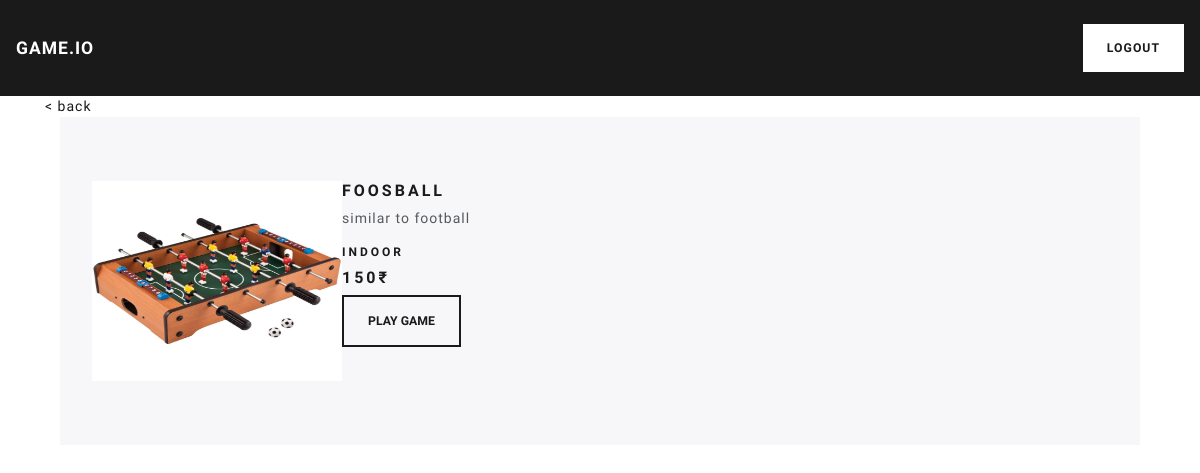
The app's page /2/games/1/ (signed in) with its own data.
### gamer_zone/models.py (models this page shows, shortened)
class Game(models.Model):
    game_img = models.ImageField(null=True, blank=True, upload_to="projects-images/")
    game_name = models.CharField(max_length=100 , blank=True , null=True)
    game_type = models.CharField(max_length=100 , blank=True , null=True , choices= game_category)
    game_rules = models.TextField(blank=True , null=True)
    game_price = models.IntegerField(blank=True , null=True)

### gamer_zone/views.py (the view)
# urls.py: path('<int:user_id>/games/<int:game_id>/', game),
@login_required
def game(request,user_id,game_id):
    user = request.user
    games = Game.objects.get(pk = game_id)
    return render(request,"game.html",{"games":games , "user":user})

### gamer_zone/templates/game.html (shortened to what this page needs)
<!DOCTYPE html>
<html lang="en">
    <head>
        <link
            rel="stylesheet"
            href="/static/css/bootstrap.min.css"
        />
        <link
            rel="stylesheet"
            href="/static/css/home.css"
        />
    </head>
    <body>
        <nav class="navbar navbar-expand-lg navbar-dark bg-primary">
            <a class="navbar-brand" href="/2/home/">GAME.IO</a>
            <a
                class="btn btn-secondary my-2 my-sm-0 ml-auto"
                type="submit"
                href="/logout/"
            >
                Logout
            </a>
        </nav>
        <div class="container">
            <a href="/{{user.id}}/games/"> < back</a> <br />
            <div class="container">
                <div class="jumbotron">
                    <form
                        action="/{{user.id}}/games/{{games.id}}/playgame/"
                        method="POST"
                    >
                        <div class="d-flex">
                            <img
                                style="height: 200px; width: 250px"
                                src="{{ games.game_img.url }}"
                            />
                            <div class="media-body">
                                <h5 class="mt-0">{{ games.game_name }}</h5>
                                <p>{{ games.game_rules }}</p>
                                <h6>{{ games.game_type }}</h6>
                                <h5>{{ games.game_price }}₹</h5>
                                <button
                                    type="submit"
                                    class="btn btn-outline-primary"
                                >
                                    Play Game
                                </button>
                            </div>
                        </div>
                    </form>
                </div>
            </div>
        </div>
    </body>
</html>

### records on screen
Game: game_img (picture), game_name "FOOSBALL", game_rules "similar to football", game_type "INDOOR", game_price "150"
